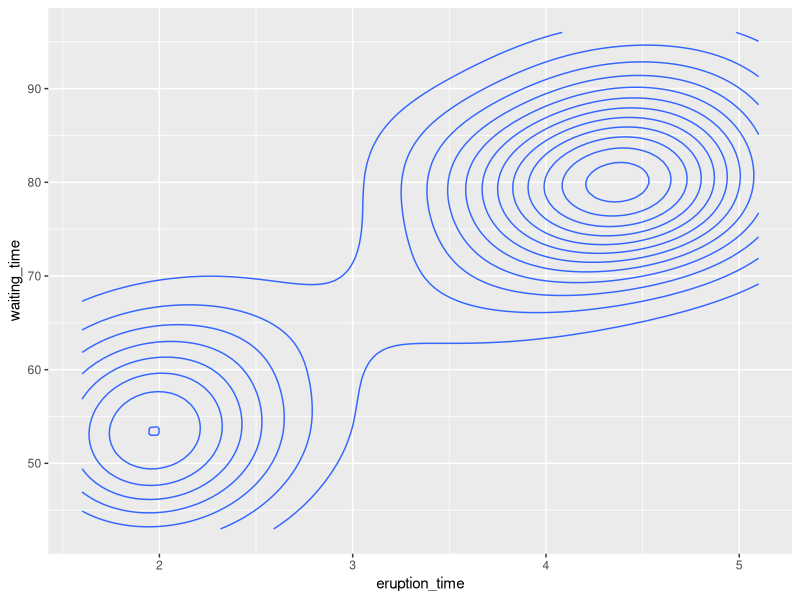
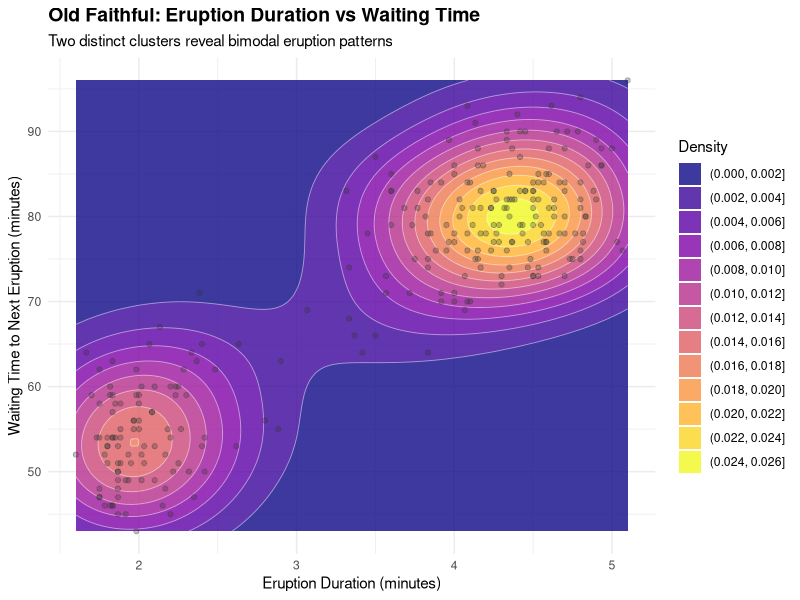
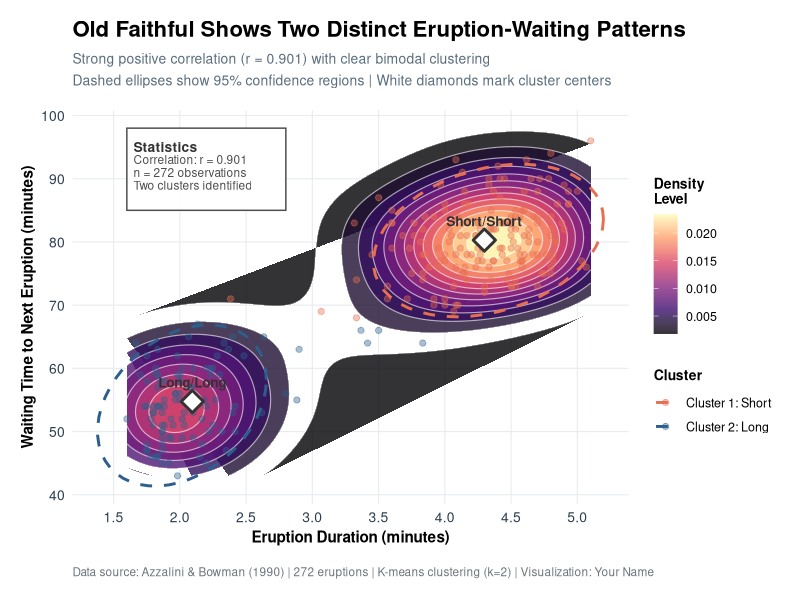

These figures' R source, in order:
## ---- chunk 1
#| label: setup
#| message: false
#| warning: false

# Load required libraries
library(tidyverse)  # Includes ggplot2, dplyr, and other essential packages
library(scales)     # For formatting axes and labels
library(viridis)    # For color palettes

# Prepare the data: use the faithful geyser dataset
data_faithful <- faithful %>%
  as_tibble() %>%
  rename(
    eruption_time = eruptions,     # Rename for clarity
    waiting_time = waiting
  )

# Preview the data
head(data_faithful)
summary(data_faithful)
## ---- chunk 2
#| label: chart-basic
#| fig-width: 8
#| fig-height: 6

ggplot(data_faithful, aes(x = eruption_time, y = waiting_time)) +  # Set up with x and y
  geom_density_2d()                                                 # Create 2D density contours
## ---- chunk 3
#| label: chart-intermediate
#| fig-width: 8
#| fig-height: 6

ggplot(data_faithful, aes(x = eruption_time, y = waiting_time)) +
  # Filled density contours
  geom_density_2d_filled(alpha = 0.8,                    # Filled contours with transparency
                         contour_var = "density") +      # Color by density
  # Overlay contour lines for definition
  geom_density_2d(color = "white",                       # White contour lines
                  linewidth = 0.3,
                  alpha = 0.5) +
  # Add data points
  geom_point(alpha = 0.3,                                # Semi-transparent points
             size = 1.5,
             color = "gray20") +
  scale_fill_viridis_d(option = "plasma") +              # Color palette
  labs(
    title = "Old Faithful: Eruption Duration vs Waiting Time",
    subtitle = "Two distinct clusters reveal bimodal eruption patterns",
    x = "Eruption Duration (minutes)",
    y = "Waiting Time to Next Eruption (minutes)",
    fill = "Density"
  ) +
  theme_minimal() +
  theme(
    plot.title = element_text(face = "bold", size = 14),
    legend.position = "right"
  )
## ---- chunk 4
#| label: chart-advanced
#| fig-width: 10
#| fig-height: 8

# Identify clusters using k-means
set.seed(123)
clusters <- kmeans(data_faithful, centers = 2)

# Calculate cluster centroids
centroids <- as_tibble(clusters$centers) %>%
  mutate(cluster = c("Short/Short", "Long/Long"))

# Add cluster labels to data
data_with_clusters <- data_faithful %>%
  mutate(cluster = factor(clusters$cluster))

# Calculate correlation
cor_value <- cor(data_faithful$eruption_time, data_faithful$waiting_time)

# Calculate summary statistics for annotation
stats_text <- paste0(
  "Correlation: r = ", round(cor_value, 3), "\n",
  "n = ", nrow(data_faithful), " observations\n",
  "Two clusters identified"
)

ggplot(data_faithful, aes(x = eruption_time, y = waiting_time)) +
  # Filled 2D density with continuous scale
  stat_density_2d(aes(fill = after_stat(level)),
                  geom = "polygon",
                  alpha = 0.8,
                  color = NA,
                  contour_var = "density",
                  bins = 15) +
  # Add contour lines for reference
  geom_density_2d(color = "white",
                  linewidth = 0.4,
                  alpha = 0.6,
                  bins = 15) +
  # Add confidence ellipses for clusters
  stat_ellipse(data = data_with_clusters,
               aes(color = cluster),
               level = 0.95,
               linewidth = 1,
               linetype = "dashed") +
  # Add individual points colored by cluster
  geom_point(data = data_with_clusters,
             aes(color = cluster),
             alpha = 0.4,
             size = 1.8) +
  # Add cluster centroids
  geom_point(data = centroids,
             aes(x = eruption_time, y = waiting_time),
             shape = 23,
             size = 5,
             fill = "white",
             color = "gray20",
             stroke = 1.5) +
  # Add centroid labels
  geom_text(data = centroids,
            aes(x = eruption_time, y = waiting_time + 3,
                label = cluster),
            fontface = "bold",
            size = 3.5,
            color = "gray20") +
  # Apply custom color scales
  scale_fill_viridis_c(option = "magma",
                       name = "Density\nLevel",
                       alpha = 0.8) +
  scale_color_manual(values = c("#E76F51", "#2C5F8D"),
                     name = "Cluster",
                     labels = c("Cluster 1: Short", "Cluster 2: Long")) +
  # Format axes
  scale_x_continuous(breaks = seq(1.5, 5.5, by = 0.5),
                     expand = expansion(mult = c(0.05, 0.05))) +
  scale_y_continuous(breaks = seq(40, 100, by = 10),
                     expand = expansion(mult = c(0.05, 0.05))) +
  # Add comprehensive labels
  labs(
    title = "Old Faithful Shows Two Distinct Eruption-Waiting Patterns",
    subtitle = "Strong positive correlation (r = 0.901) with clear bimodal clustering\nDashed ellipses show 95% confidence regions | White diamonds mark cluster centers",
    x = "Eruption Duration (minutes)",
    y = "Waiting Time to Next Eruption (minutes)",
    caption = "Data source: Azzalini & Bowman (1990) | 272 eruptions | K-means clustering (k=2) | Visualization: Your Name"
  ) +
  # Add statistics annotation box
  annotate("rect",
           xmin = 1.6, xmax = 2.8,
           ymin = 85, ymax = 98,
           fill = "white",
           color = "gray30",
           alpha = 0.9,
           linewidth = 0.5) +
  annotate("text",
           x = 1.65, y = 95,
           label = "Statistics",
           hjust = 0,
           fontface = "bold",
           size = 3.5,
           color = "gray20") +
  annotate("text",
           x = 1.65, y = 91,
           label = stats_text,
           hjust = 0,
           size = 3,
           color = "gray30",
           lineheight = 0.9) +
  theme_minimal(base_size = 12) +
  theme(
    # Title and text styling
    plot.title = element_text(face = "bold", size = 16,
                              margin = margin(b = 8)),
    plot.subtitle = element_text(size = 10, color = "#5A6C7D",
                                  lineheight = 1.3,
                                  margin = margin(b = 15)),
    plot.caption = element_text(size = 8.5, color = "#6C757D",
                                hjust = 0, margin = margin(t = 15)),
    
    # Axis styling
    axis.title = element_text(size = 11, face = "bold",
                              margin = margin(t = 10, r = 10)),
    axis.text = element_text(size = 10, color = "#2C3E50"),
    
    # Legend styling
    legend.position = "right",
    legend.title = element_text(face = "bold", size = 10),
    legend.text = element_text(size = 9),
    legend.box = "vertical",
    
    # Grid and panel styling
    panel.grid.minor = element_blank(),
    panel.grid.major = element_line(color = "#E9ECEF", linewidth = 0.4),
    
    # Margins
    plot.margin = margin(15, 15, 15, 15)
  )
